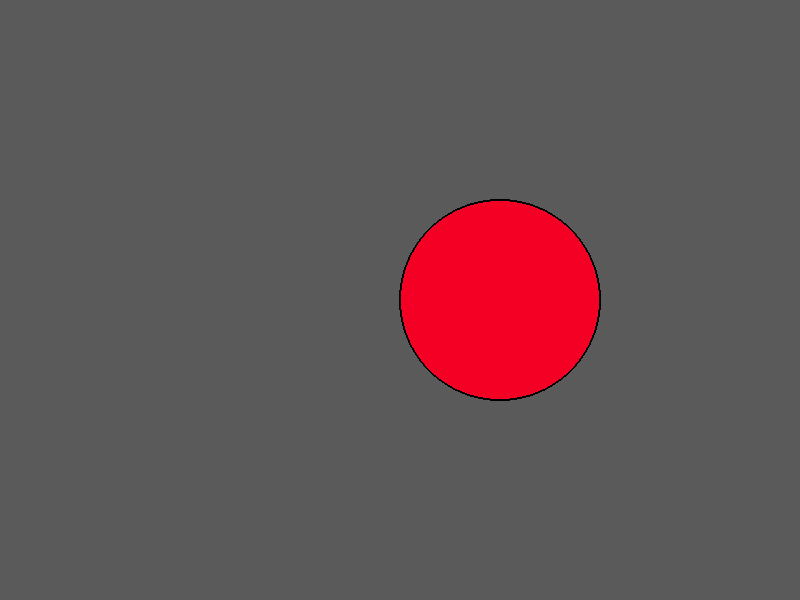
Frame 1 (no input)
Frame 60 (no input): identical to frame 1, image omitted
Frame 120 (the mouse pressed at the canvas centre since frame 60): identical to frame 1, image omitted

The p5.js sketch that drew this single still picture (run headless with seeded random() and noise() and a simulated clock; from frame 60 on, the mouse is pressed at the canvas centre):

// p5.js sketch
// ── sketch.js
var a = 0;
var d = 8;
var n = 5;

var sliderD;
var sliderN;

function setup() {
	createCanvas(800, 600);

	sliderD = createSlider(1, 10, 5, 0.5);
	sliderN = createSlider(1, 10, 5, 0.5);
}
function draw() {
	d = sliderD.value();
	background(90);
	translate(width/2, height/2);
	stroke(0);
	fill(244,0,36);
	k = sliderN.value() / sliderD.value();
	// var k = Math.E/Math.PI;

	beginShape();
	for(var a = 0; a < TWO_PI * 30; a += 0.02){
		var r = 200 * cos(k * a);
		var x = r * cos(a);
		var y = r * sin(a);
		vertex(x, y);
	}
	endShape();
}
